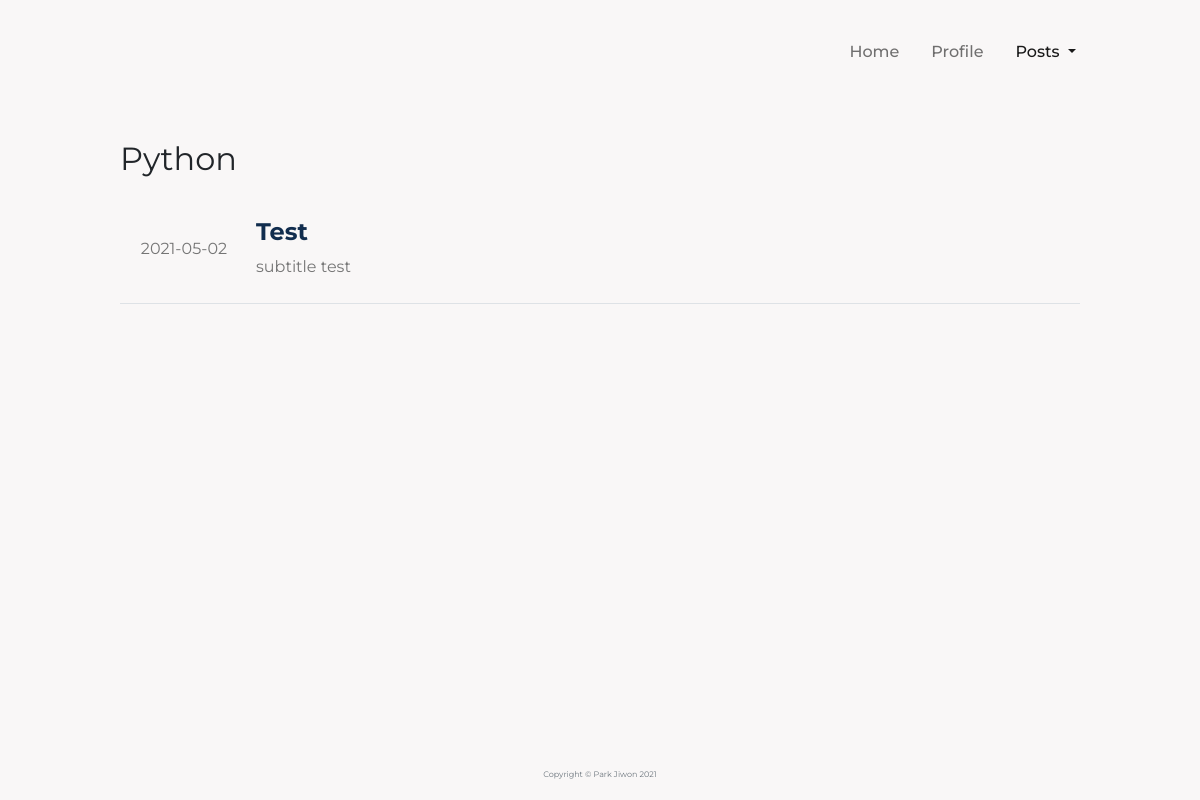
/posts?category_id=1, run on an earlier commit of the app's database.
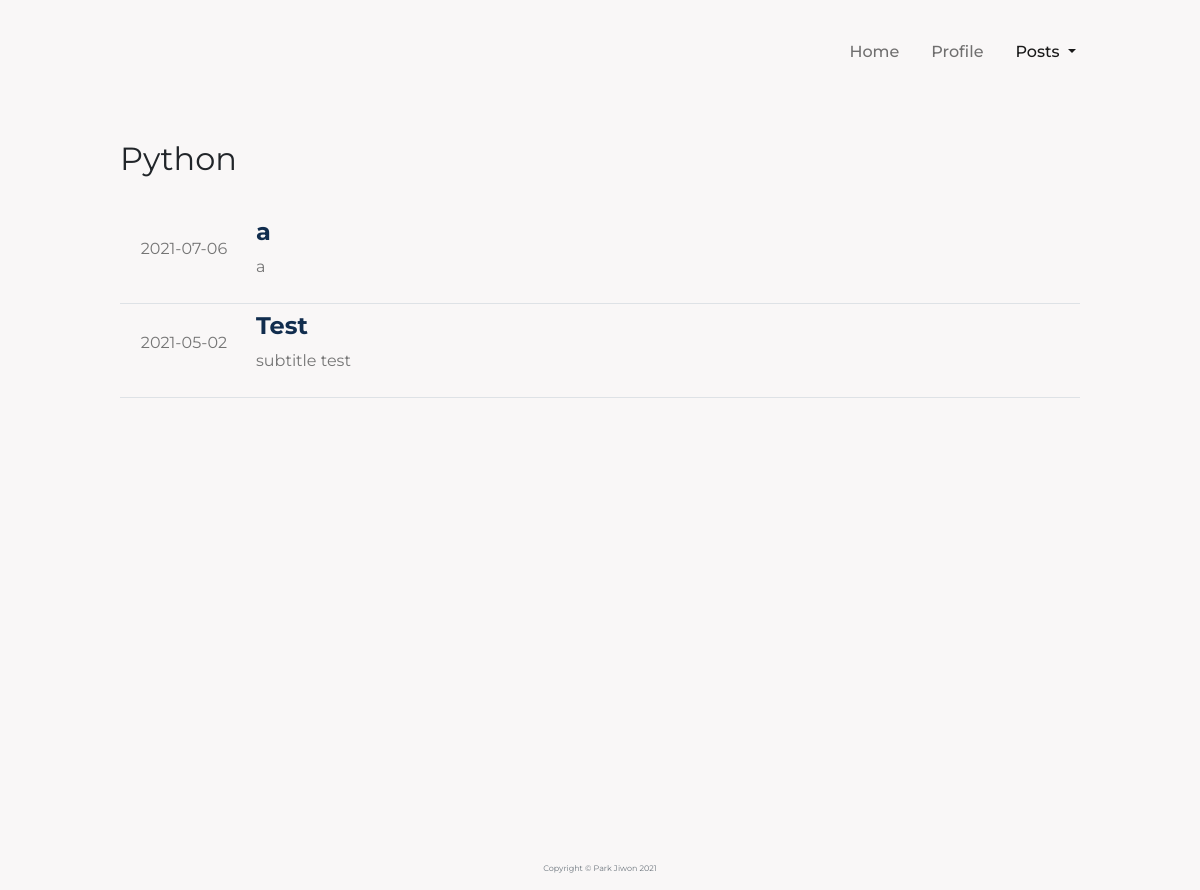
And on a later commit of the database.
### main.py (models this page shows)
class Category(db.Model):
    __tablename__ = "category"
    id = db.Column(db.Integer, primary_key=True)
    name = db.Column(db.String(10), unique=True, nullable=False)
    count = db.Column(db.Integer, nullable=False)
    posts = relationship("Post", back_populates="category")

class Post(db.Model):
    __tablename__ = "posts"
    id = db.Column(db.Integer, primary_key=True)
    title = db.Column(db.String(100), nullable=False)
    subtitle = db.Column(db.String(250), nullable=False)
    body = db.Column(db.Text, nullable=False)
    created_at = db.Column(db.Date, nullable=False, default=datetime.datetime.today())
    category_id = db.Column(db.Integer, db.ForeignKey("category.id"))
    category = relationship("Category", back_populates="posts")

### main.py (the view)
@app.route("/posts")
def show_posts_by_category():
    variable_dict["page"] = "posts"
    target_category_id = request.args.get("category_id")
    variable_dict["selected_category_id"] = target_category_id
    variable_dict["selected_category_name"] = Category.query.get(target_category_id).name
    result = Post.query.filter_by(category_id=target_category_id).order_by(getattr(Post, "created_at").desc())
    variable_dict["posts"] = result
    return render_template("post_list.html", variable_dict=variable_dict)

### templates/post_list.html (shortened to what this page needs)
{% include "header.html" %}
<div class="post-container">
    <h1 class="postlist-main-title"> {{ variable_dict["selected_category_name"].title() }} </h1>
    <br>
    <table class="table align-middle">
        {% for item in variable_dict["posts"] %}
        <tr>
            <td class="postlist-date-cell">
                <p class="postlist-date">
                    {{ item.created_at }}
                </p>
            </td>
            <td>
                <a class="postlist-content" href="{{url_for('show_certain_post', post_id=item.id)}}">
                    <h1 class="postlist-title">{{item.title}}</h1>
                    <p class="postlist-subtitle">{{item.subtitle}}</p>
                </a>
            </td>
        </tr>
        {% endfor %}
    </table>
</div>
{% include "footer.html" %}

### templates/header.html (shortened to what this page needs)
<!DOCTYPE html>
<html lang="en">
<head>
    <link href="https://cdn.jsdelivr.net/npm/bootstrap@5.0.0-beta3/dist/css/bootstrap.min.css" rel="stylesheet"
>
    <link type="text/css" rel="stylesheet" href="{{url_for('static',filename='css/styles.css')}}">
</head>
<body>
<nav class="navbar navbar-expand-md navbar-light">
    <div class="container-fluid justify-content-end">
        <div class="collapse navbar-collapse justify-content-end" id="navbarNav">
            <ul class="navbar-nav">
                {% if variable_dict["page"] == "home" %}
                {% if current_user.is_authenticated: %}
                <li class="nav-item mx-2">
                    <a class="nav-link" href="{{ url_for('logout') }}"> Logout </a>
                </li>
                {% endif %}
                <li class="nav-item mx-2">
                    <a class="nav-link active" aria-current="page" href="{{url_for('home')}}">Home</a>
                </li>
                <li class="nav-item mx-2">
                    <a class="nav-link" href="{{url_for('show_profile')}}">Profile</a>
                </li>
                <li class="nav-item dropdown mx-2 d-flex justify-content-end dropdown-posts-custom">
                    <a class="nav-link dropdown-toggle" href="#" id="navbarDropdown-home" role="button"
                       data-bs-toggle="dropdown" aria-expanded="false">
                        Posts
                    </a>
                    <ul class="dropdown-menu" aria-labelledby="navbarDropdown-home">
                        {% for item in variable_dict["categories"] %}
                        <li><a class="dropdown-item" href="{{url_for('show_posts_by_category', category_id=item.id)}}">{{item.name}}
                            ({{item.count}})</a></li>
                        {% endfor %}
                        {% if current_user.is_authenticated: %}
                        <li><a class="dropdown-item" href="{{url_for('make_category')}}">New Category</a></li>
                        {% endif %}
                    </ul>
                </li>
                {% elif variable_dict["page"] == "posts" %}
                <li class="nav-item mx-2">
                    <a class="nav-link" href="{{url_for('home')}}">Home</a>
                </li>
                <li class="nav-item mx-2">
                    <a class="nav-link" href="{{url_for('show_profile')}}">Profile</a>
                </li>
                <li class="nav-item dropdown mx-2">
                    <a class="nav-link dropdown-toggle active" aria-current="page" href="#" id="navbarDropdown-posts"
                       role="button" data-bs-toggle="dropdown" aria-expanded="false">
                        Posts
                    </a>
                </li>
                {% endif %}
            </ul>
        </div>
    </div>
</nav>

### templates/footer.html (shortened to what this page needs)
<footer class="copyright-container">
    <div class="container">
        <div class="row">
            <div class="column-12">
                <p class="copyright text-muted">Copyright &copy; Park Jiwon {{ variable_dict["year"] }}</p>
            </div>
        </div>
    </div>
</footer>
</body>
</html>

### static/css/styles.css (style rules this page uses)
body { font-family: 'Montserrat', sans-serif; background-color: #f9f7f7; }
.navbar { background-color: #f9f7f7; margin: 2% 8% 0; }
.navbar-nav { flex-direction: row; justify-content: flex-end; }
.nav-link { font-weight: 500; text-align: right; font-size: 1rem; }
.post-container { margin: 5% 10% 40% 10%; }
.postlist-main-title { font-weight: 400; font-size: 2rem; }
.postlist-content { text-decoration: none; }
.table .postlist-date-cell { padding: 0; text-align: center; width: 8rem; }
.postlist-date { color: #757575; font-size: 1rem; text-align: center; display: inline-block; }
.postlist-title { font-weight: 700; color: #112d4e; font-size: 1.5rem; }
.postlist-subtitle { color: #757575; font-size: 1rem; }
.copyright-container { position: relative; bottom: 1rem; }
.copyright { text-align: center; font-size: 0.5rem; margin: 0; }

What changed in the data, as far as the page shows it:
added Post: created_at "2021-07-06", title "a", subtitle "a"
